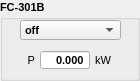
   <widget class="QGroupBox" name="FC301B_GB">
    <property name="geometry">
     <rect>
      <x>10</x>
      <y>300</y>
      <width>140</width>
      <height>81</height>
     </rect>
    </property>
    <property name="font">
     <font>
      <pointsize>8</pointsize>
      <weight>75</weight>
      <bold>true</bold>
     </font>
    </property>
    <property name="title">
     <string>FC-301B</string>
    </property>
    <widget class="QLabel" name="FC301B_P_unit_LBL">
     <property name="geometry">
      <rect>
       <x>95</x>
       <y>50</y>
       <width>40</width>
       <height>20</height>
      </rect>
     </property>
     <property name="font">
      <font>
       <weight>50</weight>
       <bold>false</bold>
      </font>
     </property>
     <property name="text">
      <string>kW</string>
     </property>
     <property name="alignment">
      <set>Qt::AlignLeading|Qt::AlignLeft|Qt::AlignVCenter</set>
     </property>
    </widget>
    <widget class="QDoubleSpinBox" name="FC301B_P_DSB">
     <property name="geometry">
      <rect>
       <x>40</x>
       <y>50</y>
       <width>50</width>
       <height>20</height>
      </rect>
     </property>
     <property name="alignment">
      <set>Qt::AlignRight|Qt::AlignTrailing|Qt::AlignVCenter</set>
     </property>
     <property name="buttonSymbols">
      <enum>QAbstractSpinBox::NoButtons</enum>
     </property>
     <property name="decimals">
      <number>3</number>
     </property>
    </widget>
    <widget class="QLabel" name="FC301B_P_LBL">
     <property name="geometry">
      <rect>
       <x>5</x>
       <y>50</y>
       <width>30</width>
       <height>20</height>
      </rect>
     </property>
     <property name="font">
      <font>
       <weight>50</weight>
       <bold>false</bold>
      </font>
     </property>
     <property name="text">
      <string>P</string>
     </property>
     <property name="alignment">
      <set>Qt::AlignRight|Qt::AlignTrailing|Qt::AlignVCenter</set>
     </property>
    </widget>
    <widget class="QComboBox" name="FC301B_status_CB">
     <property name="geometry">
      <rect>
       <x>20</x>
       <y>20</y>
       <width>101</width>
       <height>20</height>
      </rect>
     </property>
     <item>
      <property name="text">
       <string>off</string>
      </property>
     </item>
     <item>
      <property name="text">
       <string>on</string>
      </property>
     </item>
     <item>
      <property name="text">
       <string>alert</string>
      </property>
     </item>
     <item>
      <property name="text">
       <string>warning</string>
      </property>
     </item>
     <item>
      <property name="text">
       <string>standby</string>
      </property>
     </item>
    </widget>
   </widget>
